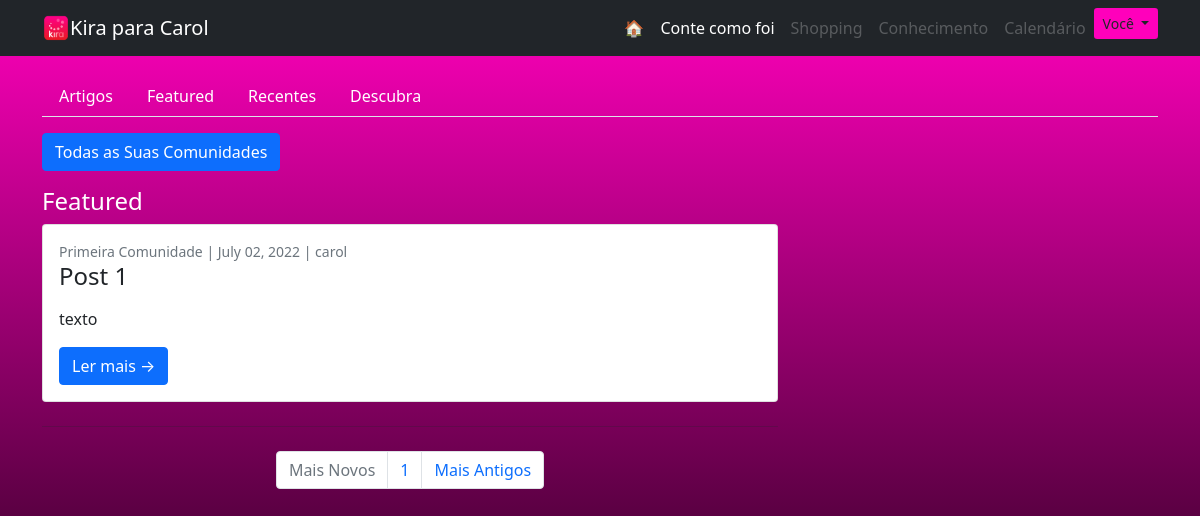
Before: /comunidades/featured (signed in) with the older database file.
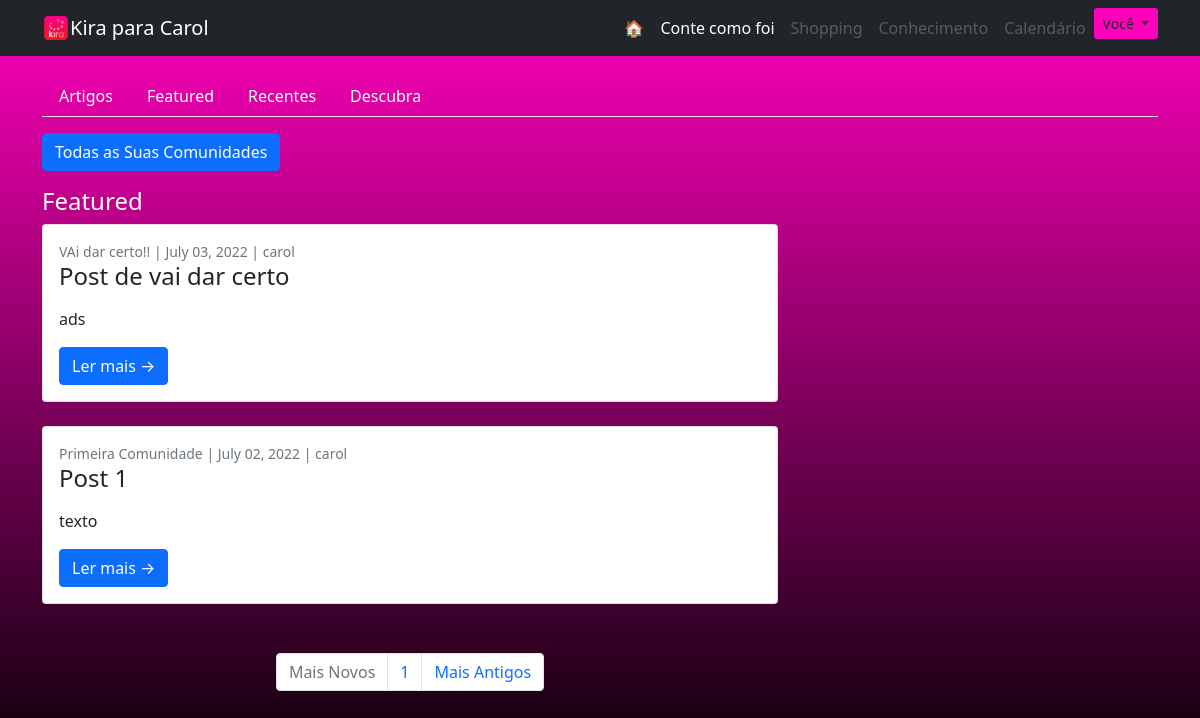
After: the same page with the newer database file.
### main.py (models this page shows)
class Post(db.Model): #FILHO
    __tablename__ = "posts"
    id = db.Column(db.Integer, primary_key=True)
    id_autor_post = db.Column(db.Integer, db.ForeignKey("usuarios.id"))
    id_comunidade = db.Column(db.Integer, db.ForeignKey("comunidades.id"))
    titulo = db.Column(db.String(140), nullable=False)
    data = db.Column(db.Date, nullable=False)
    corpo = db.Column(db.Text, nullable=False)
    eh_artigo = db.Column(db.Boolean,nullable=False)
    upvotes = db.Column(db.Integer, default=0)
    comentarios = relationship("Comentario", back_populates="parent_post")
    autor_post = relationship("Usuario", back_populates="posts")
    comunidade = relationship("Comunidade", back_populates="posts")

class Comunidade(db.Model): #PAI
    __tablename__ = "comunidades"
    id = db.Column(db.Integer, primary_key=True)
    id_criador = db.Column(db.Integer, db.ForeignKey("usuarios.id"))
    nome = db.Column(db.String(100), nullable=False)
    descricao = db.Column(db.String(500), nullable=False)
    data_criacao = db.Column(db.Date, nullable=False)
    criador = relationship("Usuario", back_populates="comunidades_criadas")
    posts = relationship("Post", back_populates="comunidade")

class Usuario(UserMixin, db.Model): #PAI
    __tablename__ = "usuarios"
    id = db.Column(db.Integer, primary_key=True)
    nome_completo = db.Column(db.String(200))
    username = db.Column(db.String(100), unique=True)
    email = db.Column(db.String(200), unique=True)
    password = db.Column(db.String(100))
    pontos = db.Column(db.Integer)
    posts = relationship("Post", back_populates="autor_post")
    comentarios_usuario = relationship("Comentario", back_populates="autor_comentario")
    comunidades_criadas = relationship("Comunidade", back_populates="criador")
    entradas_usuario = relationship("Entrada", back_populates="autor_entrada")
    dms_recebidas = relationship("DirectMessage", back_populates="recipiente")

### main.py (the view)
@app.route('/comunidades/<base>')
def comunidades(base):
    if current_user.is_authenticated:
        if db.session.query(Post).first():
            pagination = 1
            all_latest_posts = db.session.query(Post).order_by(Post.id.desc()).filter(date.today() - Post.data <= 10)
            number_of_pages = int(ceil(all_latest_posts.count() / 6))
            page_posts = all_latest_posts[(pagination - 1) * 6: (pagination - 1) * 6 + 6]
            most_upvoted_post = db.session.query(Post).order_by(Post.id.desc()).first()     # last record
            for post in all_latest_posts:
                if post.upvotes > most_upvoted_post.upvotes:
                    most_upvoted_post = post    # mais votado nos últimos 10 dias ou é o último registro disponível
            print(current_user.id)
            participacoes_usuario = db.session.query(Participacao).filter_by(id_usuario=current_user.id).all()
            comunidades_do_usuario = [Comunidade.query.get(participacao.id_comunidade) for participacao in participacoes_usuario]
            if base == "descubra":
                todas = db.session.query(Comunidade).filter_by().all()
            else:
                todas = None
            return render_template("comunidades.html",
                                   base=base,
                                   todas_comunidades=todas,
                                   pagination=pagination,
                                   featured_post=most_upvoted_post,
                                   posts=page_posts,
                                   pages=number_of_pages,
                                   comunidades=comunidades_do_usuario)
    todas_comunidades = db.session.query(Comunidade).all()
    return render_template("comunidades.html", comunidades=todas_comunidades)

### main.py (called while the page is built)
@login_manager.user_loader
def load_user(id):
    return Usuario.query.get(id)

### templates/comunidades.html (shortened to what this page needs)
{% extends "base.html" %}
{% block content %}
<div class="container abas-comunidades">
<ul class="nav nav-tabs mb-3" id="ex1" role="tablist">
    <li class="nav-item" role="presentation">
      <a
        class="nav-link text-white aba_comunidade"
        id="ex1-tab-1"
        data-mdb-toggle="tab"
        onclick="aba_fica_ativa('ex1-tab-1')"
        href="{{ url_for('comunidades', base='artigos') }}"
        role="tab"
        aria-controls="ex1-tabs-1"
        aria-selected="true"
        >Artigos</a
      >
    </li>
    <li class="nav-item" role="presentation">
      <a
        class="nav-link text-white aba_comunidade"
        id="ex1-tab-2"
        data-mdb-toggle="tab"
        onclick="aba_fica_ativa('ex1-tab-2')"
        href="{{ url_for('comunidades', base='featured') }}"
        role="tab"
        aria-controls="ex1-tabs-2"
        aria-selected="false"
        >Featured</a
      >
    </li>
    <li class="nav-item" role="presentation">
      <a
        class="nav-link text-white aba_comunidade"
        id="ex1-tab-3"
        data-mdb-toggle="tab"
        onclick="aba_fica_ativa('ex1-tab-3')"
        href="{{ url_for('comunidades', base='recentes') }}"
        role="tab"
        aria-controls="ex1-tabs-3"
        aria-selected="false"
        >Recentes</a
      >
    </li>
    <li class="nav-item" role="presentation">
      <a
        class="nav-link text-white aba_comunidade"
        id="ex1-tab-3"
        data-mdb-toggle="tab"
        href="{{ url_for('comunidades', base='descubra') }}"
        role="tab"
        aria-controls="ex1-tabs-3"
        aria-selected="false"
        >Descubra</a
      >
    </li>
</ul>
    <div class="row">
    <p>
      <button class="btn btn-primary" type="button" data-toggle="collapse" data-target="#collapseExample" aria-expanded="false" aria-controls="collapseExample">
        Todas as Suas Comunidades
      </button>
    </p>
    {% if base == 'featured'%}
        {% with posts=posts %}
            {% include 'featured.html' %}
        {% endwith %}
    {% elif base == 'artigos'%}
        {% with posts=posts %}
            {% include 'artigos.html' %}
        {% endwith %}
    {% elif base == 'recentes'%}
        {% with posts=posts %}
            {% include 'recentes.html' %}
        {% endwith %}
    {% elif base == 'descubra'%}
        {% with comunidades=todas_comunidades %}
            {% include 'descubra.html' %}
        {% endwith %}
    {% endif %}
    </div>
</div>
{% endblock %}

### templates/featured.html
<div class="col-lg-8">
    <h2 class="text-white h4">Featured</h2>
    <div class="row">
        {% for post in posts %}
        <div class="col-lg-12">
            <div class="card mb-4">
                <div class="card-body">
                    <div class="small text-muted">{{ post.comunidade.nome }} | {{ post.data.strftime("%B %d, %Y") }} | {{ post.autor_post.username }}</div>
                    <h2 class="card-title h4">{{ post.titulo[:51] }}{% if post.titulo[50]: %}... {% endif %}</h2>
                    <p class="card-text">{{ post.corpo[:90] | safe }}{% if post.corpo[90]: %}...{% endif %}</p>
                    <a class="btn btn-primary" href="{{ url_for('show_post', q_id=post.id) }}">Ler mais →</a>
                </div>
            </div>
        </div>
        {% endfor %}
    </div>
    <nav aria-label="Pagination">
        <hr class="my-0" />
        <ul class="pagination justify-content-center my-4">
            <li class="page-item disabled"><a class="page-link" href="#" tabindex="-1" aria-disabled="true">Mais Novos</a></li>
            {% for page in range(pages) %}
                <li class="page-item"><a class="page-link" href="{{ url_for('mainpage', pagination=page+1) }}">{{ page + 1 }}</a></li>
            {% endfor %}
            <li class="page-item"><a class="page-link" href="{{ url_for('mainpage', pagination=1) }}">Mais Antigos</a></li>
        </ul>
    </nav>
</div>

Changed rows visible on the page:
added Post: comunidade.nome "VAi dar certo!!", data "July 03, 2022", autor_post.username "carol", titulo "Post de vai dar certo", corpo "ads"
